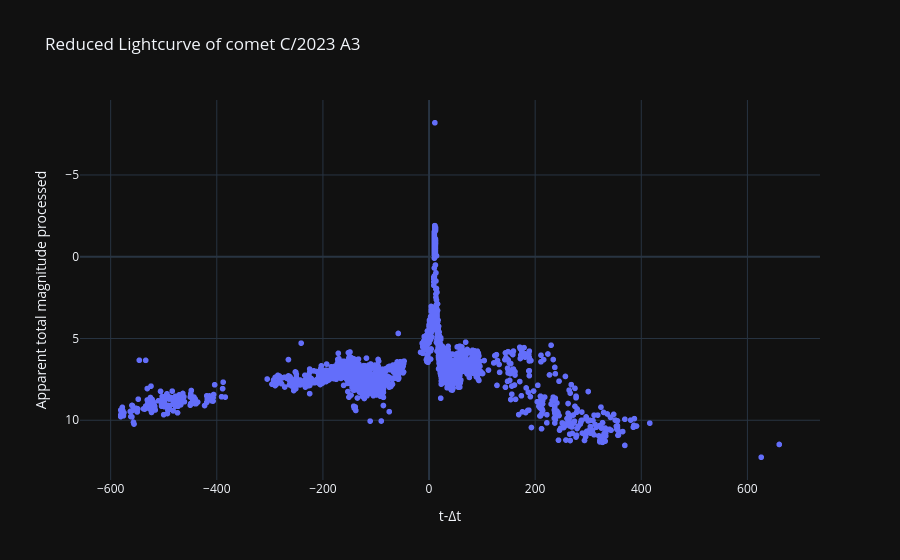

The notebook cell saved with this chart:
### Code cell
# Curva de luz reducida
labels = {
    'delta_t':'t-Δt',
    'magnitud_reducida':'Apparent total magnitude processed', 
    # 'obs_method_key' : 'Observation Method'
    }

fig = px.scatter(curva_de_luz_procesada_df, x='delta_t', y='magnitud_reducida', template= 'plotly_dark', labels= labels, title=f'Reduced Lightcurve of comet {nombre_cometa}')
fig.update_yaxes(autorange="reversed")
fig.show()

### Figure 1 — Plotly figure (JSON) as saved in the notebook; plotly's stock layout.template omitted (floating-point values rounded to 4 significant figures; data arrays with more than 128 entries replaced by an {"elided": "..."} marker saying what was removed)
{"data": [{"hovertemplate": "t-Δt=%{x}<br>Apparent total magnitude processed=%{y}<extra></extra>", "legendgroup": "", "marker": {"color": "#636efa", "symbol": "circle"}, "mode": "markers", "name": "", "showlegend": false, "type": "scattergl", "x": {"elided": "2980 int values"}, "xaxis": "x", "y": {"elided": "2980 float values"}, "yaxis": "y"}], "layout": {"legend": {"tracegroupgap": 0}, "title": {"text": "Reduced Lightcurve of comet C/2023 A3"}, "xaxis": {"anchor": "y", "domain": [0, 1], "title": {"text": "t-Δt"}}, "yaxis": {"anchor": "x", "autorange": "reversed", "domain": [0, 1], "title": {"text": "Apparent total magnitude processed"}}}}
